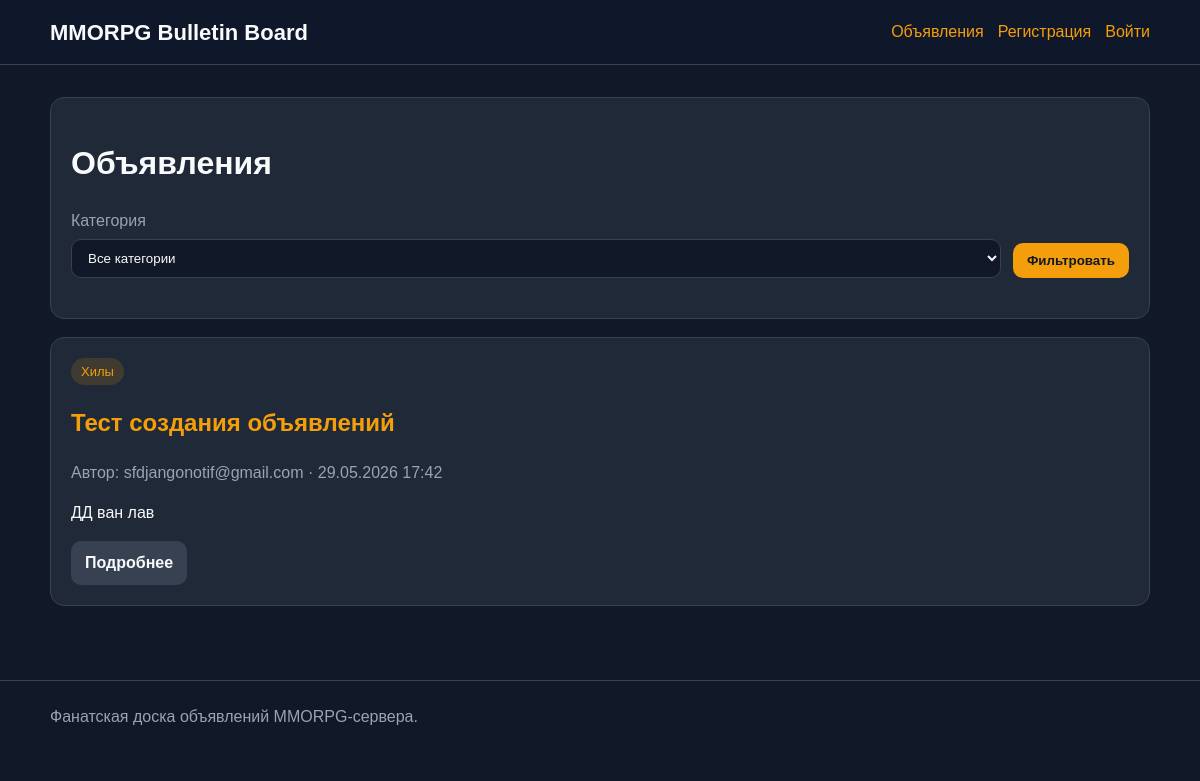
The page / on the database its author committed.
### board_app/models.py (models this page shows, shortened)
class Ad(models.Model):
    class Category(models.TextChoices):
        TANKS = "tanks", "Танки"
        HEALS = "heals", "Хилы"
        DD = "dd", "ДД"
        TRADERS = "traders", "Торговцы"
        GUILDMASTERS = "guildmasters", "Гилдмастеры"
        QUESTGIVERS = "questgivers", "Квестгиверы"
        BLACKSMITHS = "blacksmiths", "Кузнецы"
        LEATHERWORKERS = "leatherworkers", "Кожевники"
        ALCHEMISTS = "alchemists", "Зельевары"
        SPELLMASTERS = "spellmasters", "Мастера заклинаний"
    author = models.ForeignKey(
        settings.AUTH_USER_MODEL,
        on_delete=models.CASCADE,
        related_name="ads",
        verbose_name="Автор",
    )
    category = models.CharField(
        max_length=32,
        choices=Category.choices,
        verbose_name="Категория",
    )
    title = models.CharField(max_length=255, verbose_name="Заголовок")
    content = models.TextField(
        verbose_name="Текст объявления",
        help_text="Здесь может храниться HTML из визуального редактора",
    )
    created_at = models.DateTimeField(auto_now_add=True, verbose_name="Создано")
    updated_at = models.DateTimeField(auto_now=True, verbose_name="Обновлено")
    is_published = models.BooleanField(default=True, verbose_name="Опубликовано")
    slug = models.SlugField(max_length=255, unique=True, blank=True)
    class Meta:
        verbose_name = "Объявление"
        ordering = ("-created_at",)
        indexes = [
            models.Index(fields=["category"]),
            models.Index(fields=["created_at"]),
        ]

class User(AbstractUser):
    username = models.CharField(max_length=150, unique=True, blank=True)
    email = models.EmailField(_("email address"), unique=True)
    is_active = models.BooleanField(default=False)
    USERNAME_FIELD = "email"
    REQUIRED_FIELDS = []
    objects = UserManager()

### board_app/views.py (the view)
# urls.py: path("", AdListView.as_view(), name="ad_list"),
class AdListView(ListView):
    model = Ad
    template_name = "board_app/ad_list.html"
    context_object_name = "ads"
    paginate_by = 10
    def get_queryset(self):
        queryset = (
            Ad.objects
            .filter(is_published=True)
            .select_related("author")
        )
        category = self.request.GET.get("category")
        if category:
            queryset = queryset.filter(category=category)
        return queryset
    def get_context_data(self, **kwargs):
        context = super().get_context_data(**kwargs)
        context["categories"] = Ad.Category.choices
        context["selected_category"] = self.request.GET.get("category", "")
        return context

### board_app/templates/board_app/ad_list.html (shortened to what this page needs)
{% extends "board_app/base.html" %}
{% block content %}
<div class="card">
    <h1>Объявления</h1>
    <form class="filter-form" method="get">
        <div>
            <label for="category">Категория</label>
            <select name="category" id="category">
                <option value="">Все категории</option>
            </select>
        </div>
        <button type="submit">Фильтровать</button>
    </form>
</div>
{% if ads %}
    <div class="grid">
        {% for ad in ads %}
            <article class="card">
                <span class="badge">{{ ad.get_category_display }}</span>
                <h2>
                    <a href="{% url 'board_app:ad_detail' ad.slug %}">
                        {{ ad.title }}
                    </a>
                </h2>
                <p class="muted">
                    Автор: {{ ad.author.email }} · {{ ad.created_at|date:"d.m.Y H:i" }}
                </p>
                <p>{{ ad.content|striptags|truncatechars:180 }}</p>
                <div class="actions">
                    <a class="button secondary" href="{% url 'board_app:ad_detail' ad.slug %}">
                        Подробнее
                    </a>
                </div>
            </article>
        {% endfor %}
    </div>
{% else %}
    <div class="card">
        <p>Объявлений пока нет.</p>
    </div>
{% endif %}
{% endblock %}

### board_app/templates/board_app/base.html (style rules this page uses)
:root { --bg: #111827; --card: #1f2937; --muted: #9ca3af; --text: #f9fafb; --accent: #f59e0b; --accent-dark: #d97706; --danger: #ef4444; --success: #22c55e; --border: #374151; }
* { box-sizing: border-box; }
body { margin: 0; font-family: Arial, sans-serif; background: var(--bg); color: var(--text); line-height: 1.5; }
a { color: var(--accent); text-decoration: none; }
.card { background: var(--card); border: 1px solid var(--border); border-radius: 14px; padding: 20px; margin-bottom: 18px; }
.grid { display: grid; grid-template-columns: repeat(auto-fit, minmax(260px, 1fr)); gap: 18px; }
.muted { color: var(--muted); }
.badge { display: inline-block; padding: 4px 10px; border-radius: 999px; background: rgba(245, 158, 11, .15); color: var(--accent); font-size: 13px; }
.button, button, input[type="submit"] { display: inline-block; border: 0; border-radius: 10px; padding: 10px 14px; background: var(--accent); color: #111827; font-weight: 700; cursor: pointer; text-decoration: none; }
.button.secondary { background: var(--border); color: var(--text); }
label { display: block; margin-bottom: 6px; color: var(--muted); }
input, textarea, select { width: 100%; border: 1px solid var(--border); border-radius: 10px; padding: 10px 12px; background: #111827; color: var(--text); }
.actions { display: flex; gap: 10px; flex-wrap: wrap; align-items: center; margin-top: 14px; }
.filter-form { display: flex; gap: 12px; align-items: end; flex-wrap: wrap; margin-bottom: 20px; }
.filter-form > div { min-width: 240px; flex: 1; }

### rows shown on the page
Ad: category "Хилы", title "Тест создания объявлений", author.email "sfdjangonotif@gmail.com", created_at "29.05.2026 17:42", content "ДД ван лав"
